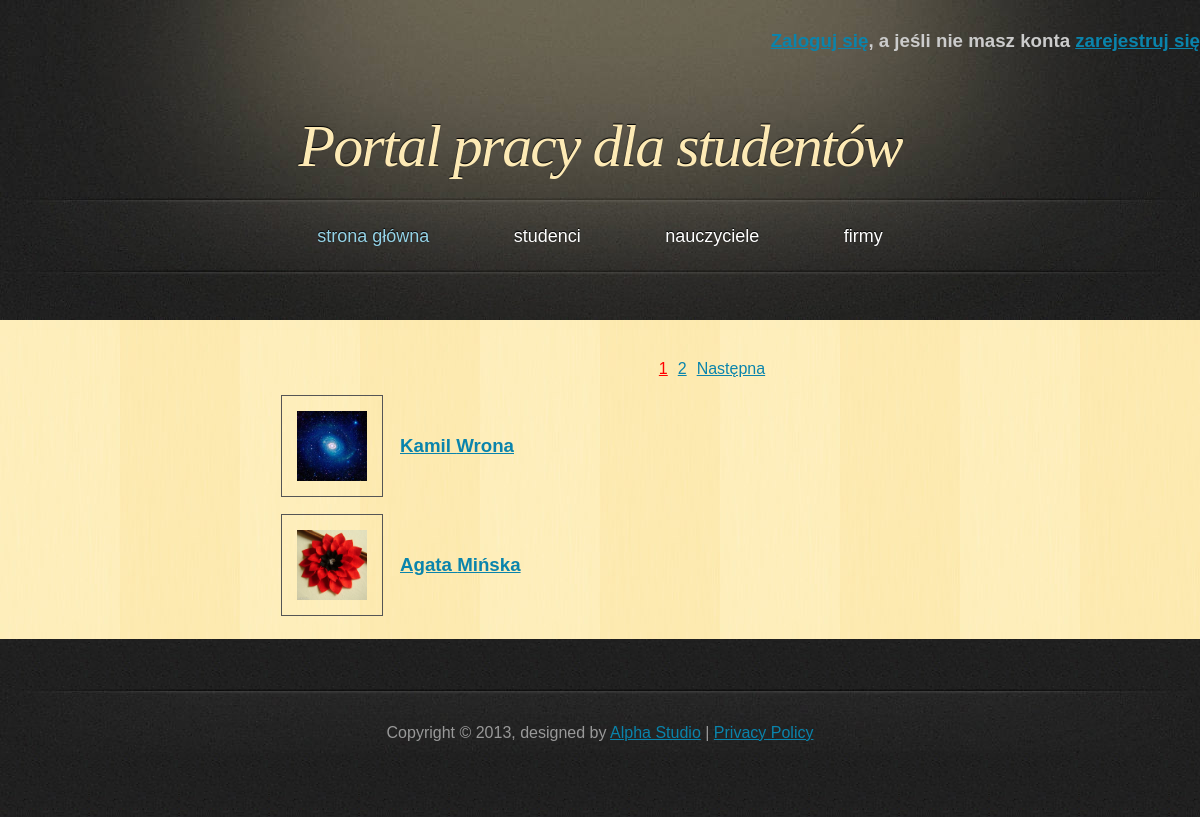
The page /PortalPracy/php/list_student.php on the database its author committed.
### tables this page shows
CREATE TABLE IF NOT EXISTS `student` (
  `student_id` int(11) NOT NULL AUTO_INCREMENT,
  `name` varchar(45) NOT NULL,
  `last_name` varchar(45) NOT NULL,
  `address` varchar(50) NOT NULL,
  `telephone` varchar(11) NOT NULL,
  `e_mail` varchar(50) NOT NULL,
  `password` varchar(100) NOT NULL,
  `education` text NOT NULL,
  `languages` text NOT NULL,
  `experience` text NOT NULL,
  `skills` text NOT NULL,
  `interest` text NOT NULL,
  `employment_form` text NOT NULL,
  `change_of_residence` tinyint(1) NOT NULL,
  `salary` float NOT NULL,
  `status` text NOT NULL,
  `account_creation_date` date NOT NULL,
  `is_admin` tinyint(1) NOT NULL DEFAULT '0',
  `photoname` varchar(30) NOT NULL,
  PRIMARY KEY (`student_id`)
);

### PortalPracy/php/classDatabase.php (called while the page is built, shortened)
<?php
class Database {
    private $db;
    function __construct() {
        $this->server = 'localhost';
        $this->user = 'root';
        $this->password = '';
        $this->basename = 'data_base';
        $this->db = new mysqli($this->server, $this->user, $this->password, $this->basename);
        if ($this->db->connect_error) {
            die('Blad polaczenia z baza danych (' . $this->db->connect_errno . ') ' . $this->db->connect_error);
        } else {
            $this->db->query("SET NAMES 'utf8'");
        }
    }
    function get_student_list($start, $onpage) {
        if ($result = $this->db->query("SELECT * FROM `student` LIMIT $start, $onpage")) {
            return $result;
        }
    }
    function get_student_number() {
        if ($result = $this->db->query("SELECT * FROM `student`")) {
            $all = $result->num_rows;
        }
        return $all;
    }
}

### PortalPracy/php/list_student.php (the view, shortened to what this page needs)
<!DOCTYPE html>
<html>
    <head>
        <link href="../css/style.css" rel="stylesheet" type="text/css" />
    </head>
    <body>
        <div id="header">
            <?php
            include_once 'classPage.php';
            ?>
            <h1><a href="index.php">Portal pracy dla studentów</a></h1>
        </div>
        <div id="main">
            <div id="content">
                        <?php
                        include_once 'classDatabase.php';
                        $db = new Database();
                        $onpage = 2;
                        $all = $db->get_student_number();
                        $allpages = ceil($all / $onpage);
                        if (!isset($_GET['page']) or $_GET['page'] > $allpages) {
                            $current_page = 1;
                        } else {
                            $current_page = $_GET['page'];
                        }
                        $start = ($current_page - 1) * $onpage;
                        $next = $current_page + 1;
                        echo "<div id='pages'><ul>";
                        for ($i = 1; $i <= $allpages; $i++) {
                            if ($i == $current_page) {
                                echo "<li class='current'>";
                            } else {
                                echo "<li>";
                            }
                            echo "<a href='list_student.php?page=" . $i . "'>" . $i . "</a></li>";
                        }
                        if ($current_page < $allpages) {
                            echo "<li><a href='list_student.php?page=" . $next . "'>Następna</a></li>";
                        }
                        echo "</ul></div>";
                        $result = $db->get_student_list($start, $onpage);
                        echo "<table><tbody>";
                        while ($obj = $result->fetch_object()) {
                            echo "<tr>";
                            echo "<td><a href='opis.php?id=" . $obj->student_id . "'><img src='../galery_student/$obj->photoname' class='mini_photo'/></a></td>";
                            echo "<td><a href='opis.php?id=" . $obj->student_id . "'><h3>" . $obj->name . " " . $obj->last_name . "</h3></a></td>";
                            echo "</tr>";
                        }
                         echo "</tbody></table>";
                        ?>
            </div>
            <div id="sidebar">
            </div>
            <div class="clearing">&nbsp;</div>
        </div>
    </body>
</html>

### PortalPracy/css/style.css (style rules this page uses)
* { margin: 0; padding: 0; }
body { font: 16px "Trebuchet MS", Arial, Helvetica, sans-serif; color: #333333; background: #202020 url('../images/bg.jpg'); }
h1, h2 { font-family: Georgia, Times, serif; font-weight: normal; font-style: italic; }
h1 { font-size: 3em; letter-spacing: -2px; }
a { text-decoration: underline; color: #0A84AC; }
img { border: 1px solid #555555; }
#header, #menu, #footer { margin: 0 auto; width: 1200px; }
#header { height: 197px; background: #202020 url('../images/header.jpg'); }
#header h1 { font-size: 60px; text-align: center; text-shadow: 0px -1px 1px #000000; color: #FDEAB5; padding-top: 60px; }
#header h1 a { text-decoration: none; color: #FDEAB5; }
#main { width: 1120px; margin: 0 auto 50px auto; padding: 40px 40px 0 40px; background: #FEEBB2 url('../images/main.jpg'); }
#content { float: right; width: 80%; padding: 0 0 20px 0; }
#sidebar { float: left; width: 20%; padding: 0 0 20px 0; }
.clearing { clear: both; height: 1px; overflow: hidden; }
td { padding-left: 15px; padding-top: 15px; }
.mini_photo { width: 70px; height: 70px; padding: 15px; float: left; }
#pages ul { list-style-type:none; float:left; position:relative; left:50%; }
#pages li { float:left; margin:0 5px; position:relative; right:50%; }
#pages li.current a { color:#F00; }

### rows shown on the page
student: photoname (picture), name "Kamil", last_name "Wrona"
student: photoname (picture), name "Agata", last_name "Mińska"
